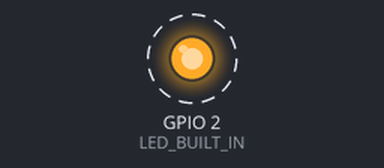
A sketch run on a simulated ESP32. On the bench: output pins drawn as LEDs (lit = HIGH). Dashed ring = blinking. What the sketch prints to the serial monitor is not drawn.

Above: at 0.2 s.
Timing chart, 0 to 3.0 s (numbered marks = the images above):
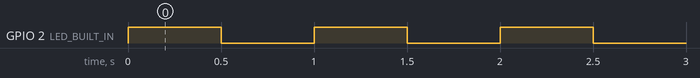

Measured:
- by itself, GPIO 2 (LED_BUILT_IN): alternates HIGH for 0.50 s and LOW for 0.50 s

The sketch:

035-00_blink_count__task.ino
```cpp
/**********************************************************************
* Filename    : 035_blink_count__task
* Description : Building the simpliest arduino Task project
* In this project we are going to run 2 loops in parallel,
* Loop 1 (Standard): Prints a "Hello" message every 1 second.
* Task 2 (The New Worker): Blinks the built-in LED every 0.5 seconds.
* Auther      : Alternatives Solutions.
* Modification: 2026/04/15
**********************************************************************/
//ESP32 for now does not support 5G connection

const int LED_BUILT_IN = 2;

//extern TaskHandle_t loopTaskHandle;
// 1. We create a "Handle" (an ID card for our task)
TaskHandle_t MyTaskHandle;


void setup() {

  Serial.begin(115200);
  pinMode(LED_BUILT_IN, OUTPUT); // Built-in LED on most ESP32s
  //digitalWrite(LED_BUILTIN, HIGH); // turn the LED OFF (Active LOW)


  // 2. We "Hire" the worker.
  xTaskCreatePinnedToCore(
    MyWorkerFunction,   // The name of the function to run
    "BlinkTask",        // A name for us to read
    1000,               // Stack size (Memory for this worker)
    NULL,               // Parameters to pass (none)
    1,                  // Priority (1 is low, higher is more important)
    &MyTaskHandle,      // The ID card we created
    0                   // THE CORE: Run this on Core 0 (Loop runs on Core 1)
  );

}

//task loop uses core 1.
void loop() {
  // This runs on Core 1, completely independent of the LED blink!
  Serial.println("I am the main loop, and I am not blocked!");
  delay(1000);
}

// 3. This is the worker's own private loop
void MyWorkerFunction(void * pvParameters) {
  for(;;) { // Workers need their own infinite loop
    digitalWrite(LED_BUILT_IN, HIGH);
    delay(500);
    digitalWrite(LED_BUILT_IN, LOW);
    delay(500);
  }
}
```
